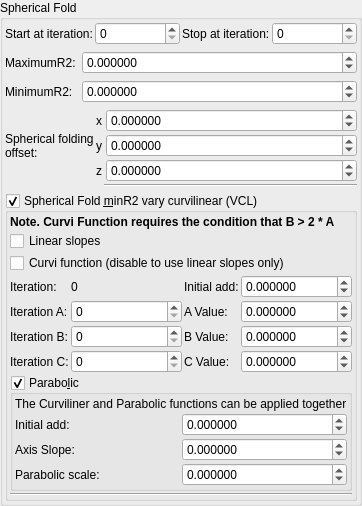
    <widget class="QGroupBox" name="groupBox_2">
     <property name="title">
      <string>Spherical Fold</string>
     </property>
     <layout class="QVBoxLayout" name="verticalLayout_5">
      <property name="leftMargin">
       <number>2</number>
      </property>
      <property name="topMargin">
       <number>2</number>
      </property>
      <property name="rightMargin">
       <number>2</number>
      </property>
      <property name="bottomMargin">
       <number>2</number>
      </property>
      <item>
       <layout class="QGridLayout" name="gridLayout_78">
        <property name="spacing">
         <number>2</number>
        </property>
        <item row="3" column="0">
         <widget class="QLabel" name="label_70">
          <property name="text">
           <string>Start at iteration:</string>
          </property>
         </widget>
        </item>
        <item row="3" column="1">
         <widget class="MySpinBox" name="spinboxInt_transf_start_iterations_S">
          <property name="sizePolicy">
           <sizepolicy hsizetype="Minimum" vsizetype="Maximum">
            <horstretch>0</horstretch>
            <verstretch>0</verstretch>
           </sizepolicy>
          </property>
          <property name="minimum">
           <number>0</number>
          </property>
          <property name="maximum">
           <number>999</number>
          </property>
          <property name="value">
           <number>0</number>
          </property>
         </widget>
        </item>
        <item row="3" column="3">
         <widget class="MySpinBox" name="spinboxInt_transf_stop_iterations_S">
          <property name="sizePolicy">
           <sizepolicy hsizetype="Preferred" vsizetype="Maximum">
            <horstretch>0</horstretch>
            <verstretch>0</verstretch>
           </sizepolicy>
          </property>
          <property name="maximum">
           <number>999</number>
          </property>
         </widget>
        </item>
        <item row="3" column="2">
         <widget class="QLabel" name="label_50">
          <property name="text">
           <string>Stop at iteration:</string>
          </property>
         </widget>
        </item>
       </layout>
      </item>
      <item>
       <layout class="QGridLayout" name="gridLayout_7" columnstretch="0,1">
        <item row="1" column="1">
         <widget class="MyDoubleSpinBox" name="spinbox_transf_maxR2_1">
          <property name="sizePolicy">
           <sizepolicy hsizetype="Minimum" vsizetype="Maximum">
            <horstretch>0</horstretch>
            <verstretch>0</verstretch>
           </sizepolicy>
          </property>
          <property name="prefix">
           <string/>
          </property>
          <property name="suffix">
           <string/>
          </property>
          <property name="decimals">
           <number>6</number>
          </property>
          <property name="minimum">
           <double>-99.989999999999995</double>
          </property>
          <property name="maximum">
           <double>99.989999999999995</double>
          </property>
          <property name="singleStep">
           <double>0.100000000000000</double>
          </property>
         </widget>
        </item>
        <item row="2" column="0">
         <widget class="QLabel" name="label_31">
          <property name="text">
           <string>MinimumR2:</string>
          </property>
         </widget>
        </item>
        <item row="2" column="1">
         <widget class="MyDoubleSpinBox" name="spinbox_transf_minR2_p25">
          <property name="sizePolicy">
           <sizepolicy hsizetype="Minimum" vsizetype="Maximum">
            <horstretch>0</horstretch>
            <verstretch>0</verstretch>
           </sizepolicy>
          </property>
          <property name="prefix">
           <string/>
          </property>
          <property name="suffix">
           <string/>
          </property>
          <property name="decimals">
           <number>6</number>
          </property>
          <property name="minimum">
           <double>-99.989999999999995</double>
          </property>
          <property name="maximum">
           <double>99.989999999999995</double>
          </property>
          <property name="singleStep">
           <double>0.100000000000000</double>
          </property>
         </widget>
        </item>
        <item row="1" column="0">
         <widget class="QLabel" name="label_22">
          <property name="text">
           <string>MaximumR2:</string>
          </property>
         </widget>
        </item>
       </layout>
      </item>
      <item>
       <layout class="QGridLayout" name="gridLayout_19" columnstretch="0,0,0,1">
        <property name="spacing">
         <number>2</number>
        </property>
        <item row="3" column="1">
         <widget class="QLabel" name="label_128">
          <property name="sizePolicy">
           <sizepolicy hsizetype="Preferred" vsizetype="Preferred">
            <horstretch>0</horstretch>
            <verstretch>0</verstretch>
           </sizepolicy>
          </property>
          <property name="text">
           <string notr="true">x</string>
          </property>
          <property name="alignment">
           <set>Qt::AlignRight|Qt::AlignTrailing|Qt::AlignVCenter</set>
          </property>
         </widget>
        </item>
        <item row="5" column="1">
         <widget class="QLabel" name="label_126">
          <property name="sizePolicy">
           <sizepolicy hsizetype="Preferred" vsizetype="Preferred">
            <horstretch>0</horstretch>
            <verstretch>0</verstretch>
           </sizepolicy>
          </property>
          <property name="text">
           <string notr="true">z</string>
          </property>
          <property name="alignment">
           <set>Qt::AlignRight|Qt::AlignTrailing|Qt::AlignVCenter</set>
          </property>
         </widget>
        </item>
        <item row="3" column="0" rowspan="3">
         <widget class="QLabel" name="label_18">
          <property name="text">
           <string>Spherical folding
offset:</string>
          </property>
         </widget>
        </item>
        <item row="4" column="1">
         <widget class="QLabel" name="label_127">
          <property name="sizePolicy">
           <sizepolicy hsizetype="Preferred" vsizetype="Preferred">
            <horstretch>0</horstretch>
            <verstretch>0</verstretch>
           </sizepolicy>
          </property>
          <property name="text">
           <string notr="true">y</string>
          </property>
          <property name="alignment">
           <set>Qt::AlignRight|Qt::AlignTrailing|Qt::AlignVCenter</set>
          </property>
         </widget>
        </item>
        <item row="4" column="3">
         <widget class="MyDoubleSpinBox" name="spinbox3_mandelbox_offset_y">
          <property name="sizePolicy">
           <sizepolicy hsizetype="Minimum" vsizetype="Maximum">
            <horstretch>0</horstretch>
            <verstretch>0</verstretch>
           </sizepolicy>
          </property>
          <property name="prefix">
           <string/>
          </property>
          <property name="suffix">
           <string/>
          </property>
          <property name="decimals">
           <number>6</number>
          </property>
          <property name="minimum">
           <double>-100.000000000000000</double>
          </property>
          <property name="maximum">
           <double>100.000000000000000</double>
          </property>
          <property name="singleStep">
           <double>0.100000000000000</double>
          </property>
         </widget>
        </item>
        <item row="3" column="3">
         <widget class="MyDoubleSpinBox" name="spinbox3_mandelbox_offset_x">
          <property name="sizePolicy">
           <sizepolicy hsizetype="Minimum" vsizetype="Maximum">
            <horstretch>0</horstretch>
            <verstretch>0</verstretch>
           </sizepolicy>
          </property>
          <property name="prefix">
           <string/>
          </property>
          <property name="suffix">
           <string/>
          </property>
          <property name="decimals">
           <number>6</number>
          </property>
          <property name="minimum">
           <double>-100.000000000000000</double>
          </property>
          <property name="maximum">
           <double>100.000000000000000</double>
          </property>
          <property name="singleStep">
           <double>0.100000000000000</double>
          </property>
         </widget>
        </item>
        <item row="5" column="3">
         <widget class="MyDoubleSpinBox" name="spinbox3_mandelbox_offset_z">
          <property name="sizePolicy">
           <sizepolicy hsizetype="Minimum" vsizetype="Maximum">
            <horstretch>0</horstretch>
            <verstretch>0</verstretch>
           </sizepolicy>
          </property>
          <property name="prefix">
           <string/>
          </property>
          <property name="suffix">
           <string/>
          </property>
          <property name="decimals">
           <number>6</number>
          </property>
          <property name="minimum">
           <double>-100.000000000000000</double>
          </property>
          <property name="maximum">
           <double>100.000000000000000</double>
          </property>
          <property name="singleStep">
           <double>0.100000000000000</double>
          </property>
         </widget>
        </item>
        <item row="6" column="2" colspan="2">
         <widget class="Line" name="line_22">
          <property name="orientation">
           <enum>Qt::Horizontal</enum>
          </property>
         </widget>
        </item>
       </layout>
      </item>
      <item>
       <widget class="MyGroupBox" name="groupCheck_transf_function_enabledy_false">
        <property name="title">
         <string>Spherical Fold &amp;minR2 vary curvilinear (VCL)</string>
        </property>
        <property name="checkable">
         <bool>true</bool>
        </property>
        <layout class="QVBoxLayout" name="verticalLayout_22" stretch="0,0,0">
         <property name="spacing">
          <number>2</number>
         </property>
         <property name="leftMargin">
          <number>2</number>
         </property>
         <property name="topMargin">
          <number>2</number>
         </property>
         <property name="rightMargin">
          <number>2</number>
         </property>
         <property name="bottomMargin">
          <number>2</number>
         </property>
         <item>
          <layout class="QGridLayout" name="gridLayout_38" columnstretch="0,1,0,1">
           <property name="spacing">
            <number>2</number>
           </property>
           <item row="0" column="0" colspan="4">
            <widget class="QLabel" name="label_103">
             <property name="font">
              <font>
               <weight>75</weight>
               <bold>true</bold>
              </font>
             </property>
             <property name="text">
              <string>Note. Curvi Function requires the condition that B &gt; 2 * A</string>
             </property>
            </widget>
           </item>
           <item row="4" column="1">
            <widget class="MySpinBox" name="spinboxInt_Cpara_iterA">
             <property name="sizePolicy">
              <sizepolicy hsizetype="Minimum" vsizetype="Maximum">
               <horstretch>0</horstretch>
               <verstretch>0</verstretch>
              </sizepolicy>
             </property>
             <property name="maximum">
              <number>999</number>
             </property>
            </widget>
           </item>
           <item row="5" column="0">
            <widget class="QLabel" name="label_176">
             <property name="text">
              <string>Iteration B:</string>
             </property>
            </widget>
           </item>
           <item row="4" column="2">
            <widget class="QLabel" name="label_104">
             <property name="text">
              <string>A Value:</string>
             </property>
            </widget>
           </item>
           <item row="5" column="1">
            <widget class="MySpinBox" name="spinboxInt_Cpara_iterB">
             <property name="sizePolicy">
              <sizepolicy hsizetype="Minimum" vsizetype="Maximum">
               <horstretch>0</horstretch>
               <verstretch>0</verstretch>
              </sizepolicy>
             </property>
             <property name="maximum">
              <number>999</number>
             </property>
            </widget>
           </item>
           <item row="3" column="3">
            <widget class="MyDoubleSpinBox" name="spinbox_Cpara_para00">
             <property name="sizePolicy">
              <sizepolicy hsizetype="Minimum" vsizetype="Maximum">
               <horstretch>0</horstretch>
               <verstretch>0</verstretch>
              </sizepolicy>
             </property>
             <property name="prefix">
              <string/>
             </property>
             <property name="suffix">
              <string/>
             </property>
             <property name="decimals">
              <number>6</number>
             </property>
             <property name="minimum">
              <double>-99.000000000000000</double>
             </property>
             <property name="maximum">
              <double>99.000000000000000</double>
             </property>
             <property name="singleStep">
              <double>0.100000000000000</double>
             </property>
            </widget>
           </item>
           <item row="5" column="2">
            <widget class="QLabel" name="label_105">
             <property name="text">
              <string>B Value:</string>
             </property>
            </widget>
           </item>
           <item row="6" column="1">
            <widget class="MySpinBox" name="spinboxInt_Cpara_iterC">
             <property name="sizePolicy">
              <sizepolicy hsizetype="Minimum" vsizetype="Maximum">
               <horstretch>0</horstretch>
               <verstretch>0</verstretch>
              </sizepolicy>
             </property>
             <property name="maximum">
              <number>999</number>
             </property>
            </widget>
           </item>
           <item row="4" column="3">
            <widget class="MyDoubleSpinBox" name="spinbox_Cpara_paraA">
             <property name="sizePolicy">
              <sizepolicy hsizetype="Minimum" vsizetype="Maximum">
               <horstretch>0</horstretch>
               <verstretch>0</verstretch>
              </sizepolicy>
             </property>
             <property name="prefix">
              <string/>
             </property>
             <property name="suffix">
              <string/>
             </property>
             <property name="decimals">
              <number>6</number>
             </property>
             <property name="minimum">
              <double>-99.000000000000000</double>
             </property>
             <property name="maximum">
              <double>99.000000000000000</double>
             </property>
             <property name="singleStep">
              <double>0.100000000000000</double>
             </property>
            </widget>
           </item>
           <item row="6" column="2">
            <widget class="QLabel" name="label_106">
             <property name="text">
              <string>C Value:</string>
             </property>
            </widget>
           </item>
           <item row="3" column="1">
            <widget class="QLabel" name="label_178">
             <property name="text">
              <string notr="true">0</string>
             </property>
            </widget>
           </item>
           <item row="5" column="3">
            <widget class="MyDoubleSpinBox" name="spinbox_Cpara_paraB">
             <property name="sizePolicy">
              <sizepolicy hsizetype="Minimum" vsizetype="Maximum">
               <horstretch>0</horstretch>
               <verstretch>0</verstretch>
              </sizepolicy>
             </property>
             <property name="prefix">
              <string/>
             </property>
             <property name="suffix">
              <string/>
             </property>
             <property name="decimals">
              <number>6</number>
             </property>
             <property name="minimum">
              <double>-99.000000000000000</double>
             </property>
             <property name="maximum">
              <double>99.000000000000000</double>
             </property>
             <property name="singleStep">
              <double>0.100000000000000</double>
             </property>
            </widget>
           </item>
           <item row="4" column="0">
            <widget class="QLabel" name="label_179">
             <property name="text">
              <string>Iteration A:</string>
             </property>
            </widget>
           </item>
           <item row="6" column="0">
            <widget class="QLabel" name="label_180">
             <property name="text">
              <string>Iteration C:</string>
             </property>
            </widget>
           </item>
           <item row="6" column="3">
            <widget class="MyDoubleSpinBox" name="spinbox_Cpara_paraC">
             <property name="sizePolicy">
              <sizepolicy hsizetype="Minimum" vsizetype="Maximum">
               <horstretch>0</horstretch>
               <verstretch>0</verstretch>
              </sizepolicy>
             </property>
             <property name="prefix">
              <string/>
             </property>
             <property name="suffix">
              <string/>
             </property>
             <property name="decimals">
              <number>6</number>
             </property>
             <property name="minimum">
              <double>-99.000000000000000</double>
             </property>
             <property name="maximum">
              <double>99.000000000000000</double>
             </property>
             <property name="singleStep">
              <double>0.100000000000000</double>
             </property>
            </widget>
           </item>
           <item row="3" column="2">
            <widget class="QLabel" name="label_107">
             <property name="text">
              <string>Initial add:</string>
             </property>
            </widget>
           </item>
           <item row="3" column="0">
            <widget class="QLabel" name="label_181">
             <property name="text">
              <string>Iteration:</string>
             </property>
            </widget>
           </item>
           <item row="2" column="0" colspan="4">
            <widget class="QCheckBox" name="checkBox_Cpara_enabledCurves">
             <property name="text">
              <string>Curvi function (disable to use linear slopes only)</string>
             </property>
            </widget>
           </item>
           <item row="1" column="0" colspan="4">
            <widget class="QCheckBox" name="checkBox_Cpara_enabledLinear">
             <property name="text">
              <string>Linear slopes</string>
             </property>
            </widget>
           </item>
          </layout>
         </item>
         <item>
          <widget class="MyGroupBox" name="groupCheck_Cpara_enabledParab_false">
           <property name="title">
            <string>Parabo&amp;lic</string>
           </property>
           <property name="checkable">
            <bool>true</bool>
           </property>
           <layout class="QVBoxLayout" name="verticalLayout_6">
            <property name="leftMargin">
             <number>2</number>
            </property>
            <property name="topMargin">
             <number>2</number>
            </property>
            <property name="rightMargin">
             <number>2</number>
            </property>
            <property name="bottomMargin">
             <number>2</number>
            </property>
            <item>
             <layout class="QGridLayout" name="gridLayout_39" columnstretch="0,0">
              <property name="spacing">
               <number>2</number>
              </property>
              <item row="2" column="0">
               <widget class="QLabel" name="label_148">
                <property name="text">
                 <string>Axis Slope:</string>
                </property>
               </widget>
              </item>
              <item row="3" column="0">
               <widget class="QLabel" name="label_145">
                <property name="text">
                 <string>Parabolic scale:</string>
                </property>
               </widget>
              </item>
              <item row="3" column="1">
               <widget class="MyDoubleSpinBox" name="spinbox_Cpara_parab_scale">
                <property name="sizePolicy">
                 <sizepolicy hsizetype="Minimum" vsizetype="Maximum">
                  <horstretch>0</horstretch>
                  <verstretch>0</verstretch>
                 </sizepolicy>
                </property>
                <property name="prefix">
                 <string/>
                </property>
                <property name="suffix">
                 <string/>
                </property>
                <property name="decimals">
                 <number>6</number>
                </property>
                <property name="minimum">
                 <double>-9999.000000000000000</double>
                </property>
                <property name="maximum">
                 <double>9999.000000000000000</double>
                </property>
                <property name="singleStep">
                 <double>0.100000000000000</double>
                </property>
               </widget>
              </item>
              <item row="1" column="1">
               <widget class="MyDoubleSpinBox" name="spinbox_Cpara_parab_offset0">
                <property name="sizePolicy">
                 <sizepolicy hsizetype="Minimum" vsizetype="Maximum">
                  <horstretch>0</horstretch>
                  <verstretch>0</verstretch>
                 </sizepolicy>
                </property>
                <property name="prefix">
                 <string/>
                </property>
                <property name="suffix">
                 <string/>
                </property>
                <property name="decimals">
                 <number>6</number>
                </property>
                <property name="minimum">
                 <double>-99.000000000000000</double>
                </property>
                <property name="maximum">
                 <double>99.000000000000000</double>
                </property>
                <property name="singleStep">
                 <double>0.100000000000000</double>
                </property>
               </widget>
              </item>
              <item row="0" column="0" colspan="2">
               <widget class="QLabel" name="label_147">
                <property name="text">
                 <string>The Curviliner and Parabolic functions can be applied together</string>
                </property>
               </widget>
              </item>
              <item row="2" column="1">
               <widget class="MyDoubleSpinBox" name="spinbox_Cpara_parab_slope">
                <property name="sizePolicy">
                 <sizepolicy hsizetype="Minimum" vsizetype="Maximum">
                  <horstretch>0</horstretch>
                  <verstretch>0</verstretch>
                 </sizepolicy>
                </property>
                <property name="prefix">
                 <string/>
                </property>
                <property name="suffix">
                 <string/>
                </property>
                <property name="decimals">
                 <number>6</number>
                </property>
                <property name="minimum">
                 <double>-99.000000000000000</double>
                </property>
                <property name="maximum">
                 <double>99.000000000000000</double>
                </property>
                <property name="singleStep">
                 <double>0.100000000000000</double>
                </property>
               </widget>
              </item>
              <item row="1" column="0">
               <widget class="QLabel" name="label_109">
                <property name="text">
                 <string>Initial add:</string>
                </property>
               </widget>
              </item>
             </layout>
            </item>
           </layout>
          </widget>
         </item>
         <item>
          <widget class="Line" name="line_10">
           <property name="orientation">
            <enum>Qt::Horizontal</enum>
           </property>
          </widget>
         </item>
        </layout>
       </widget>
      </item>
     </layout>
    </widget>
